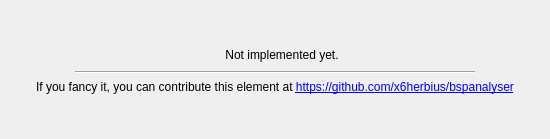
<?xml version="1.0" encoding="UTF-8"?>
<ui version="4.0">
 <class>NotImplementedPlaceholderWidget</class>
 <widget class="QWidget" name="NotImplementedPlaceholderWidget">
  <property name="geometry">
   <rect>
    <x>0</x>
    <y>0</y>
    <width>550</width>
    <height>139</height>
   </rect>
  </property>
  <property name="windowTitle">
   <string>Form</string>
  </property>
  <layout class="QVBoxLayout" name="verticalLayout" stretch="0,0,0,0,0">
   <item>
    <spacer name="verticalSpacer">
     <property name="orientation">
      <enum>Qt::Vertical</enum>
     </property>
     <property name="sizeHint" stdset="0">
      <size>
       <width>20</width>
       <height>40</height>
      </size>
     </property>
    </spacer>
   </item>
   <item>
    <layout class="QHBoxLayout" name="horizontalLayout">
     <property name="topMargin">
      <number>0</number>
     </property>
     <item>
      <spacer name="horizontalSpacer">
       <property name="orientation">
        <enum>Qt::Horizontal</enum>
       </property>
       <property name="sizeHint" stdset="0">
        <size>
         <width>40</width>
         <height>20</height>
        </size>
       </property>
      </spacer>
     </item>
     <item>
      <widget class="QLabel" name="icon">
       <property name="sizePolicy">
        <sizepolicy hsizetype="Fixed" vsizetype="Fixed">
         <horstretch>0</horstretch>
         <verstretch>0</verstretch>
        </sizepolicy>
       </property>
       <property name="maximumSize">
        <size>
         <width>24</width>
         <height>24</height>
        </size>
       </property>
       <property name="text">
        <string/>
       </property>
       <property name="pixmap">
        <pixmap resource="../../resources/resources.qrc">:/img/sadface</pixmap>
       </property>
       <property name="scaledContents">
        <bool>true</bool>
       </property>
       <property name="alignment">
        <set>Qt::AlignCenter</set>
       </property>
      </widget>
     </item>
     <item>
      <widget class="QLabel" name="notImplemented">
       <property name="text">
        <string>Not implemented yet.</string>
       </property>
       <property name="alignment">
        <set>Qt::AlignCenter</set>
       </property>
      </widget>
     </item>
     <item>
      <spacer name="horizontalSpacer_2">
       <property name="orientation">
        <enum>Qt::Horizontal</enum>
       </property>
       <property name="sizeHint" stdset="0">
        <size>
         <width>40</width>
         <height>20</height>
        </size>
       </property>
      </spacer>
     </item>
    </layout>
   </item>
   <item>
    <layout class="QHBoxLayout" name="horizontalLayout_2">
     <property name="topMargin">
      <number>0</number>
     </property>
     <item>
      <widget class="Line" name="line">
       <property name="maximumSize">
        <size>
         <width>400</width>
         <height>16777215</height>
        </size>
       </property>
       <property name="orientation">
        <enum>Qt::Horizontal</enum>
       </property>
      </widget>
     </item>
    </layout>
   </item>
   <item>
    <widget class="QLabel" name="description">
     <property name="text">
      <string>&lt;html&gt;&lt;head/&gt;&lt;body&gt;&lt;p&gt;If you fancy it, you can contribute this element at &lt;a href=&quot;https://github.com/x6herbius/bspanalyser&quot;&gt;&lt;span style=&quot; text-decoration: underline; color:#0000ff;&quot;&gt;https://github.com/x6herbius/bspanalyser&lt;/span&gt;&lt;/a&gt;&lt;/p&gt;&lt;/body&gt;&lt;/html&gt;</string>
     </property>
     <property name="alignment">
      <set>Qt::AlignCenter</set>
     </property>
     <property name="wordWrap">
      <bool>true</bool>
     </property>
    </widget>
   </item>
   <item>
    <spacer name="verticalSpacer_2">
     <property name="orientation">
      <enum>Qt::Vertical</enum>
     </property>
     <property name="sizeHint" stdset="0">
      <size>
       <width>20</width>
       <height>40</height>
      </size>
     </property>
    </spacer>
   </item>
  </layout>
 </widget>
 <resources>
  <include location="../../resources/resources.qrc"/>
 </resources>
 <connections/>
</ui>
